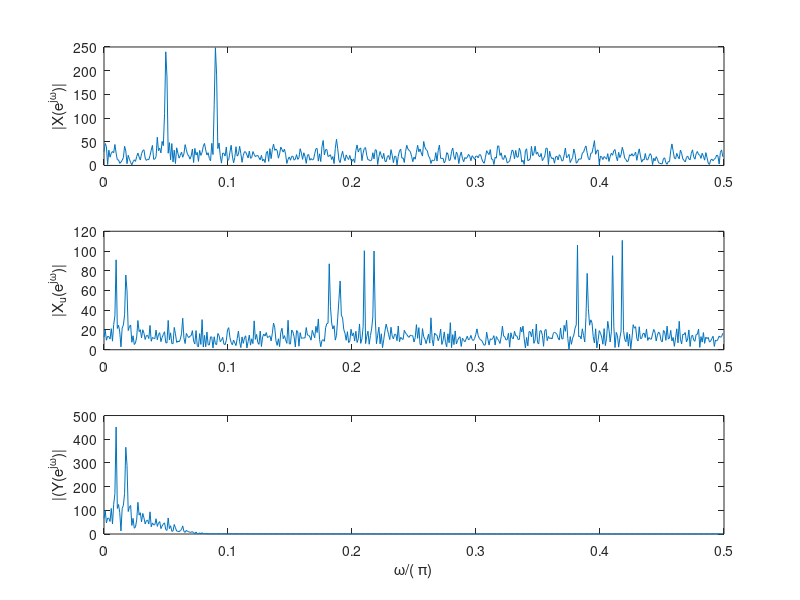

Reproduce this figure in MATLAB.
% Homework 5 #5
% Josiah Hamilton
% adapted from Ljiljana Milic(39) Program demo2_4

% Remarks
% The two pairs of positive image sinusoids that appear in the up-sampling process do not have the same amplitudes as the original sinusoids

clear; close all; 

N=512;
L=5;

% Spectrum of interpolated signal
% Input signal ‘x’
%x[n] = sin[2π0.05n] + 0.9sin[2π0.0.9n] + 0.8s[n]
x1 = sin(2*pi*0.05*(1:N)); x2 = 0.9*sin(2*pi*0.09*(1:N)); noise=randn([1 512]); % Generating the signal components 
x = x1 + x2 + noise; % Original signal
X = fft(x,1024); % Computing the spectrum of the original signal
f_i = 0:1/1024:(512-1)/1024; % Normalized frequencies
figure (1)
subplot(311), plot(f_i,abs(X(1:512)))
ylabel('|X(e^j^\omega)|'), text(0.9,max(abs(X)),'(a)')

L = 5; % Up-sampling factor
xu = zeros(1,L*length(x));
xu([1:L:length(xu)]) = x; % Up-sampled signal
Xu = fft(xu,1024); % Computing the spectrum of the up-sampled signal 
subplot(312), plot(f_i,abs(Xu(1:512)))
ylabel('|X_u(e^j^\omega)|'), text(0.9,max(abs(Xu)),'(b)')

y = interp(x,L); % Interpolated signal
Y = fft(y,1024); % Computing the spectrum of the up-sampled signal 
subplot(313), plot(f_i,abs(Y(1:512)))
ylabel('|(Y(e^j^\omega)|'), xlabel('\omega/( \pi)'), text(0.9,max(abs(Y)),'(c)')